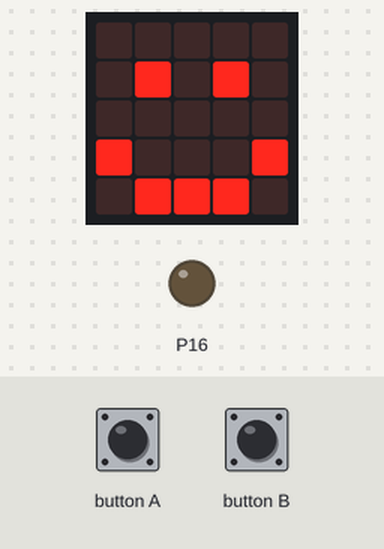
This program was run on a simulated BBC micro:bit running MicroPython. On the bench: the board's 5×5 LED display, output pins drawn as LEDs (lit = HIGH). The test bench sets the inputs (shaded band).

Above: at 1.2 s.
1.3 s: button A pressed for 3.2 s
At 5.6 s:
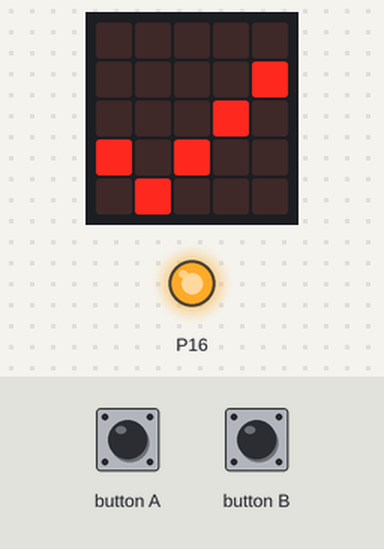
6.0 s: button B pressed for 0.15 s
At 7.3 s:
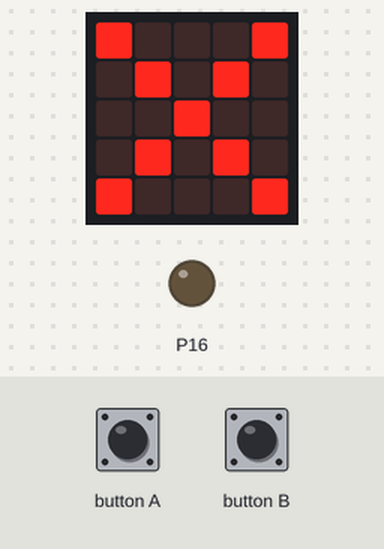
7.6 s: button B pressed for 3.2 s
12.3 s: button A pressed for 0.15 s
At 13.5 s:
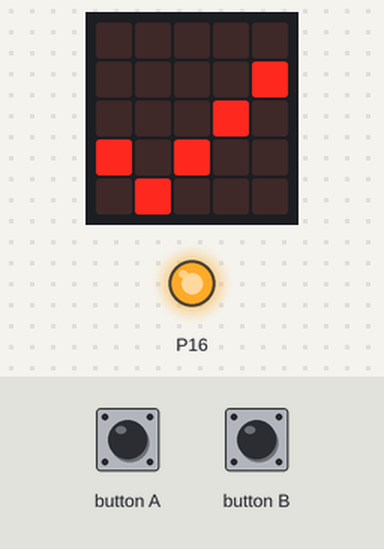
Timing chart, 0 to 14.9 s (numbered marks = the images above; inputs shaded):
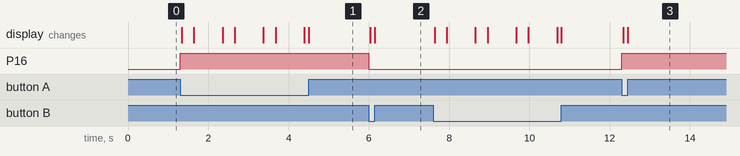

The program:

main.py
```python
"""
Created by: Isaac Ip
Created on: Sep 2025
This module is a Micro:bit MicroPython program
This program turns an LED on and off
"""

from microbit import *

display.clear()
display.show(Image.HAPPY)

while True:
    # turns the LED on
    if button_a.is_pressed():
        display.clear()
        display.show(Image.YES)
        pin16.write_digital(1)

    # turns the LED off
    if button_b.is_pressed():
        display.clear()
        display.show(Image.NO)
        pin16.write_digital(0)
```

Measured:
- after the input at 1.3 s, P16: LOW → HIGH at once; the display: first changes at once (image 1 shows a later state)
- after the input at 6.0 s, P16: HIGH → LOW at once; the display: first changes at once (image 2 shows a later state)
- after the input at 12.3 s, P16: LOW → HIGH at once; the display: first changes at once (image 3 shows a later state)
